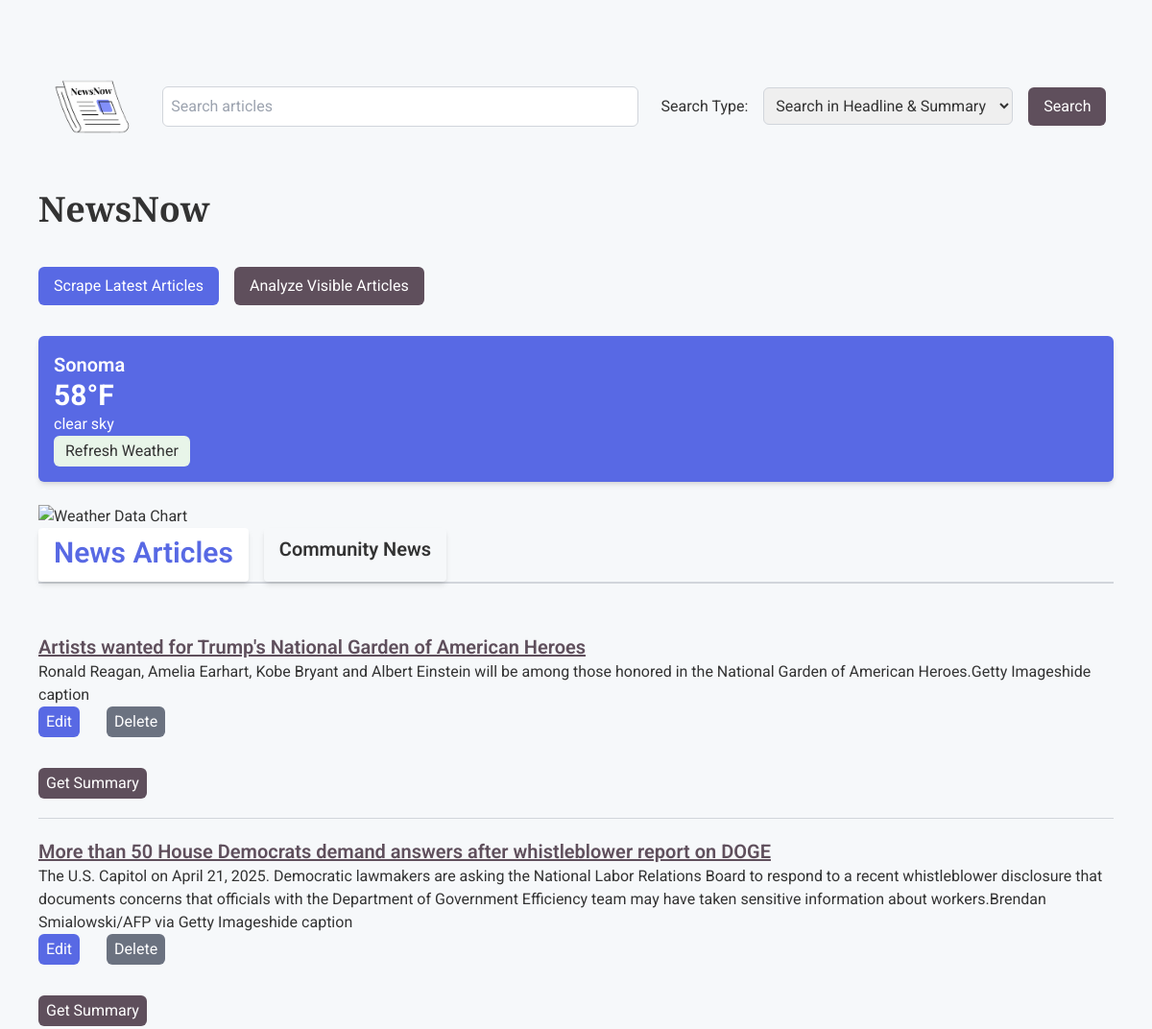
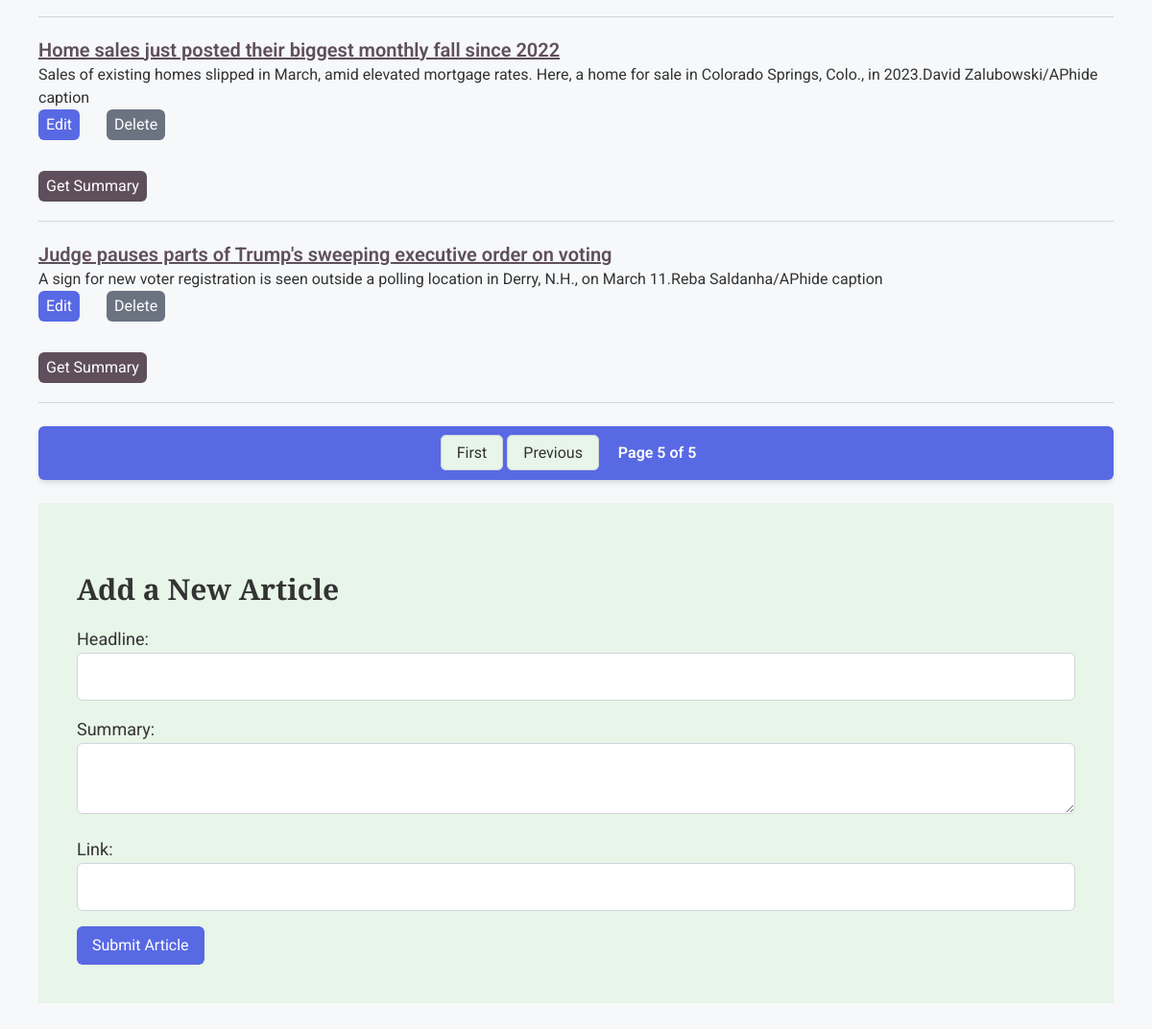
The app's page /?page=5 with its own data (2 pictures, top to bottom).
### models.py (models this page shows)
class Weather(Base): # New class that inherits from Base to map to database table
    __tablename__ = 'weather' # Specifies name of database table
    id = Column(Integer, primary_key=True) # Defines column named id which is an integer and primary key
    temp = Column(Float, nullable=False) # Defines column named temp
    city = Column(String, nullable=False, default=Config.DEFAULT_CITY) # Defines column named city and the default is DEFAULT_CITY
    description = Column(String, nullable=False) # Defines column named description
    last_updated = Column(DateTime, default=lambda: datetime.now(timezone.utc)) # Defines column named last_updated using a callable lambda function to dynamically assign a default value determined at runtime

class NewsArticle(Base): # New class that inherits from Base to map to database table
    __tablename__ = 'news_articles' # Specifies name of database table
    id = Column(Integer, primary_key=True)  # Defines column named id which is an integer and primary key
    headline = Column(String, nullable=False) # Defines column to store strings for article headlines
    summary = Column(String, nullable=True) # Defines column to store strings for summary of the articles
    sentiment = Column(String, nullable=True)
    ai_summary = Column(String, nullable=True)
    link = Column(String, nullable=False) # Defines column to store strings for urls of the articles
    updated_at = Column(DateTime, default=lambda: datetime.now(timezone.utc), onupdate=lambda: datetime.now(timezone.utc))  # Track updates

### app.py (the view)
@app.route('/')
def index():
    try:
        session.expire_all() # Ensures the session fetches fresh data
        page = request.args.get('page', 1, type=int) # Retrieves the page query parameter from the URL
        per_page = 5 # Number of articles per page
        total_articles = session.query(NewsArticle).count() # Counts all articles
        total_pages = (total_articles + per_page - 1) // per_page # Calculate total pages and round up when needed
        news_articles = session.query(NewsArticle).offset((page - 1) * per_page).limit(per_page).all() # Offset skips the articles that appear on previous page and limit fetches the 5 per page
        community_articles = session.query(CommunityArticle).order_by(CommunityArticle.created_at.desc()).all()
        weather_data = session.query(Weather).order_by(Weather.last_updated.desc()).first()
        return render_template(
            'index.html', articles=news_articles, weather=weather_data, community_articles=community_articles,
            page=page, total_articles=total_articles, per_page=per_page, total_pages=total_pages
        )
    except Exception as e:
        logging.error(f"Error loading homepage: {e}")
        flash("An error occurred while loading the page. Please try again", "error")
        return render_template('index.html', articles=[], weather=[], page=1, total_articles=0, per_page=5, total_pages=1)

### app.py (called while the page is built)
@app.before_request
def refresh_session():
    session.close()  # Rollback any pending transactions
    session.expire_all()  # Ensure fresh data is loaded

### templates/index.html (shortened to what this page needs)
<!DOCTYPE html>
<html lang="en">
<head>
    <script src="https://cdn.tailwindcss.com"></script>
</head>
<body class="bg-background text-text font-body p-10">
    <section class="mb-4">
        <div class="flex flex-col md:flex-row gap-4 md:items-center">
            <a href="/">
                <img src="/static/images/newsnow_logo.PNG" alt="NewsNow logo" class="w-24 md:w-32 h-auto">
            </a>
            <form action="/search" method="GET" class="flex flex-col md:flex-row gap-4 md:items-center w-full">
                <input type="text" name="query" placeholder="Search articles" aria-label="Search articles" class="p-2 border border-gray-300 rounded-md focus:outline-none focus:ring-2 focus:ring-accent w-full md:w-1/2" required>
                <label for="search_type" class="ml-2">Search Type:</label>
                <select name="search_type" id="search_type" class="p-2 border border-gray-300 rounded-md">
                    <option value="headline_summary">Search in Headline & Summary</option>
                </select>
                <button type="submit" class="bg-primary text-white py-2 px-4 rounded-md hover:bg-[#7B6E7B] active:bg-[#6E616E] transition-all">Search</button>
            </form>
        </div>
    </section>
    <section class="mb-10">
        <h1 class="text-4xl font-heading font-semibold text-text">NewsNow</h1>
    </section>
    <section class="flex flex-wrap gap-4 mb-8">
        <form action="/scrape" method="POST">
            <button type="submit" id="scrape-articles-button" class="bg-accent text-white py-2 px-4 rounded-md hover:bg-[#5264f8] active:bg-[#E1D1E2] transition-all">Scrape Latest Articles</button>
        </form>
        <button onclick="analyzeVisibleArticles()" id="analyze-articles-button" class="bg-primary text-white py-2 px-4 rounded-md hover:bg-[#7B6E7B] active:bg-[#6E616E] transition-all">
            Analyze Visible Articles
        </button>
    </section>
    <div class="weather-widget my-6 p-4 bg-accent text-white shadow-md rounded-md">
        {% if weather %}
            <p class="text-xl font-semibold">{{ weather.city }}</p>
            <p class="text-3xl font-bold">{{ weather.temp | int }}°F</p>
            <p>{{ weather.description }}</p>
        {% else %}
            <p>Weather data unavailable</p>
        {% endif %}
        <form action="/update_weather" method="POST">
            <button type="submit" class="bg-secondary text-text py-1 px-3 rounded-md hover:bg-[#f5fbf6] transition-all">Refresh Weather</button>
        </form>
    </div>
    <img src="{{ url_for('weather_chart') }}" alt="Weather Data Chart">
    <section class="flex space-x-4 mb-8 border-b-2 border-gray-300">
        <h1 id="news-tab"
        class="tab-button text-3xl font-semibold py-2 px-4 border-b-4 border-transparent border-accent shadow-md rounded bg-white text-accent cursor-pointer">
        News Articles</h1>
    <h1 id="community-tab"
        class="tab-button text-xl font-semibold py-2 px-4 border-b-4 border-transparent shadow-md rounded cursor-pointer">
        Community News</h1>
    </section>
    <div id="news-article">
        {% for article in articles %}
        <div class="news-article article border-b border-gray-300 py-5"
            data-id="{{ article.id }}"
            data-title="{{ article.headline | escape }}"
            data-content="{{ article.summary | escape }}"
            data-sentiment="{{ article.sentiment }}"
            data-ai_summary="{{ article.ai_summary }}"
        >
            <h2 class="text-xl font-semibold">
                <a href="{{ article.link }}" target="_blank" class="text-primary underline hover:underline hover:text-accent">{{ article.headline }}</a>
            </h2>
            <p class="text-text">{{ article.summary }}</p>
            <section class="flex flex-wrap gap-4 mb-8">
                <form action="/edit/{{ article.id }}" method="GET" class="inline-block mr-3">
                    <button type="submit" class="bg-accent text-white py-1 px-2 rounded-md hover:bg-[#5264f8] active:bg-[#E1D1E2] transition-all transition-all">Edit</button>
                </form>
                <form action="/delete/{{ article.id }}" method="POST" onsubmit="return confirm('Are you sure?');">
                    <button type="submit" class="bg-gray-500 text-white py-1 px-2 rounded-md hover:bg-gray-700 transition-all">Delete</button>
                </form>
            </section>
            <button
                onclick="getSummary(`{{ article.headline }}`, `{{ article.summary }}`, `{{ article.id }}`)"
                class="bg-primary text-white py-1 px-2 rounded-md hover:bg-[#7B6E7B] active:bg-[#6E616E] transition-all"
            >
                Get Summary
            </button>
        </div>
        {% endfor %}
    </div>
    <div class="pagination mt-6 text-center my-6 p-4 bg-accent shadow-md rounded-md">
        {% if page > 1 %}
            <a href="{{ url_for('index', page=1 )}}" class="px-4 py-2 bg-secondary text-text rounded-md border border-gray-300 hover:bg-[#f5fbf6] transition-all">First</a>
            <a href="{{ url_for('index', page=page-1) }}" class="px-4 py-2 bg-secondary text-text rounded-md border border-gray-300 hover:bg-[#f5fbf6] transition-all">Previous</a>
        {% endif %}
        <span class="font-semibold text-white mx-4">Page {{ page }} of {{ total_pages }}</span>
    </div>
    <div id="news-form" class="bg-secondary p-10">
        <h2 class="text-3xl font-semibold font-heading mt-8 mb-5">Add a New Article</h2>
        <form action="{{ url_for('add_article') }}" method="post" class="space-y-4">
            <div>
                <label for="headline" class="block text-lg">Headline:</label>
                <input type="text" id="headline" name="headline" class="p-3 border border-gray-300 rounded-md w-full">
            </div>
            <div>
                <label for="summary" class="block text-lg">Summary:</label>
                <textarea id="summary" name="summary" class="p-3 border border-gray-300 rounded-md w-full"></textarea>
            </div>
            <div>
                <label for="link" class="block text-lg">Link:</label>
                <input type="url" id="link" name="link" class="p-3 border border-gray-300 rounded-md w-full">
            </div>
            <button type="submit" class="bg-accent text-white py-2 px-4 rounded-md hover:bg-[#5264f8] active:bg-[#E1D1E2] transition-all">Submit Article</button>
        </form>
    </div>
</body>
</html>

### records on screen
Weather: city "Sonoma", temp "58", description "clear sky"
NewsArticle: headline "Artists wanted for Trump's National Garden of American Heroes", summary "Ronald Reagan, Amelia Earhart, Kobe Bryant and Albert Einstein will be among those honored in the National Garden of American Heroes.Getty Imageshide caption"
NewsArticle: headline "More than 50 House Democrats demand answers after whistleblower report on DOGE", summary "The U.S. Capitol on April 21, 2025. Democratic lawmakers are asking the National Labor Relations Board to respond to a recent whistleblower disclosure that documents concerns that officials with the Department of Government Efficiency team may have taken sensitive information about workers.Brendan Smialowski/AFP via Getty Imageshide caption"
NewsArticle: headline "Home sales just posted their biggest monthly fall since 2022", summary "Sales of existing homes slipped in March, amid elevated mortgage rates. Here, a home for sale in Colorado Springs, Colo., in 2023.David Zalubowski/APhide caption"
NewsArticle: headline "Judge pauses parts of Trump's sweeping executive order on voting", summary "A sign for new voter registration is seen outside a polling location in Derry, N.H., on March 11.Reba Saldanha/APhide caption"

### other values on screen
{{ page }} "5"
{{ total_pages }} "5"
